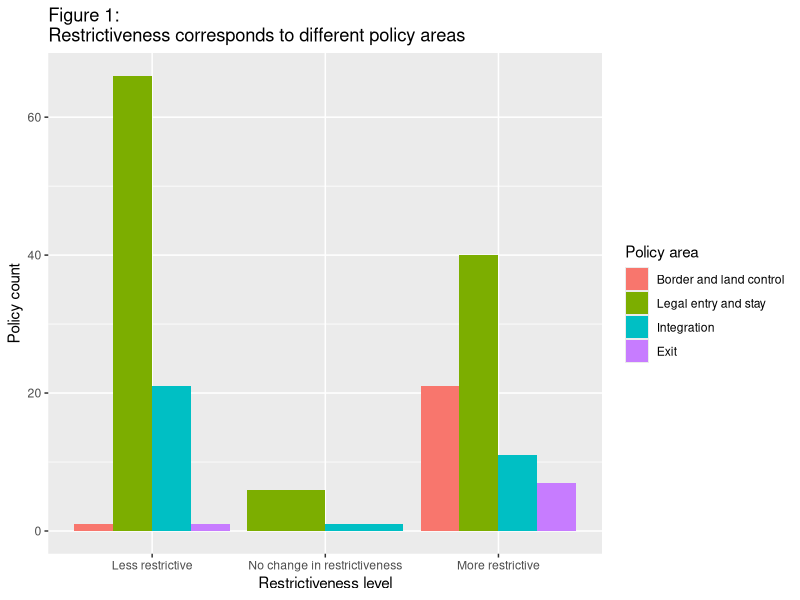

Write the R code that produced this figure. (Note: this script raises an error after producing the figure.)
## ---- chunk 1
knitr::opts_chunk$set(echo = TRUE)
library(haven) # For reading stata file
library(tidyverse) # Primarily for dplyr, ggplot, and pipe  %>% function
library(mclust) # Gaussian finite mixture models
library(kableExtra) #Table formatting
library(knitr) 

cbPalette <- c("#0072B2", "#D55E00", "#CC79A7", "#E69F00", "#56B4E9") #For ggplot
## ---- chunk 2

#Create "demig" dataframe, a dataset recording global migration policies
demig <- read_dta("demig.dta")

#Convert haven labelled values to characters
demig <- as_factor(demig, levels = c("default", "labels", "values", "both"), ordered = FALSE)

#Clean demig data for 1950-onwards US policy with assessable and applicable changes in restrictiveness
demigUS1950 <- dplyr::filter(demig, demig$country == "United States of America", year >= 1950, change_restrict != "Non applicable" & change_restrict != "Cannot be assessed"  & change_level != "Non applicable" & change_level != "Cannot be assessed")

## ---- chunk 3

#Plot restrictiveness levels , color-coded by policy area
ggplot(data = demigUS1950) +
  geom_bar(mapping = aes(x = change_restrict, fill = pol_area), position = "dodge") +
  labs(
    title = "Figure 1:\nRestrictiveness corresponds to different policy areas",
    x = "Restrictiveness level",
    y = "Policy count",
    fill = "Policy area"
  )

#Create contingency table for different levels of restrictiveness and policy area
restrictiveness_by_policy_area <- column_to_rownames(spread(tally(group_by(demigUS1950, pol_area, change_restrict)), key = change_restrict, value = n), var = "pol_area")

#Reset grouping
demigUS1950 <- ungroup(demigUS1950, pol_area)

#Fill in empty values with 0
restrictiveness_by_policy_area[is.na(restrictiveness_by_policy_area)] <- 0

kable(restrictiveness_by_policy_area, caption = "Number of policies for policy areas by change in restrictiveness")
## ---- chunk 4

#Plot restrictiveness levels, color-coded by change level
ggplot(data = demigUS1950) +
  geom_bar(mapping = aes(x = change_restrict, fill = change_level), position = "dodge") +
  scale_fill_manual(values=cbPalette) +
  labs(
    title = "Figure 2:\nRestrictiveness levels also correspond to different change levels",
    subtitle = "Twice as many mid-level less restrictive changes than mid-level more restrictive changes.",
    x = "Restrictiveness levels",
    y = "Policy count",
    fill = "Change level of policies"
  )

## ---- chunk 5

#Create truncated labels for target groups for labeling clarity
target_group_labels = rev(c("Specific categories", 
                            "Refugees, asylum seekers, other vulnerable people", 
                            "Irregular migrants", 
                            "Investors, entreprenuers, business people", 
                            "International students", 
                            "Family members of refugees", 
                            "Family members of high-skilled workers", 
                            "Family members", 
                            "Skilled/high-skilled workers", 
                            "Low-skilled workers", 
                            "All migrant workers", 
                            "All migrants", 
                            "All"))

#Plot restrictiveness for different target groups
ggplot(data = demigUS1950) +
  geom_bar(mapping = aes(x = target_group, fill = change_restrict), width = .8) +
  coord_flip() +
  scale_fill_manual(values=cbPalette) +
  labs(
    title = "Figure 3:\nDifferent target groups experience \ndifferent restrictiveness levels",
    x = "Target group",
    y = "Policy count",
    fill = "Change level of policies"
  ) +
  theme(legend.position = "bottom") +
  scale_x_discrete(labels = target_group_labels)

#Create contingency table for different levels of restrictiveness and target groups
restrictiveness_by_target_group <- column_to_rownames(spread(tally(group_by(demigUS1950, target_group, change_restrict)), key = "change_restrict", value = n), var = "target_group")

restrictiveness_by_target_group[is.na(restrictiveness_by_target_group)] <- 0

kable(restrictiveness_by_target_group, caption = "Number of policies for target group by change in restrictiveness") %>%
  column_spec(1, width = "5cm")
## ---- chunk 6

#Plot restrictiveness levels per year by policy area
ggplot(data = demigUS1950) +
  geom_bar(mapping =  aes(x =year, fill = change_restrict)) +
  facet_wrap(~ pol_area, nrow = 5) +
  theme(legend.position = "bottom") +
  scale_fill_manual(values=cbPalette) +
  labs(
    title = "Figure 4:\nRestrictiveness of policy areas through time",
    x = "Year",
    y = "Policy count",
    fill = "Restrictiveness of policy"
  )
## ---- chunk 7

#Recode change_level and change_restrict to be numeric
demigUS1950$numeric_change_restrict <- as.numeric(demigUS1950$change_restrict)
demigUS1950$numeric_change_level <- as.numeric(demigUS1950$change_level)

#Re-code restrictiveness level to be -1, 0, 1 for more, no change, and less restrictive
demigUS1950 <- dplyr::mutate(demigUS1950, numeric_change_restrict = 
                               (numeric_change_restrict - 2))

#Create keys for reference
key_change_restrict <- tibble(numeric_change_restrictive = c('Less restrictive', 'No change', 'More restrictive'), number = c(-1, 0, 1))
kable(key_change_restrict, caption = "Key for Change in Restrictiveness")

key_change_level <- tibble(numeric_change_level = c('Fine-tune', 'Minor', 'Mid-level', 'Major'), number = c(1, 2, 3, 4))
kable(key_change_level, caption = "Key for Change Level")

## ---- chunk 8

#Create new variable, magnitude score -- the product of numeric change levels and restrictiveness
demigUS1950 <- demigUS1950 %>% 
  group_by(year) %>%
  dplyr::mutate(mag_score = numeric_change_restrict * numeric_change_level)

#View demigUS1950, seeing how mag_score combines change_restrict and change_level information
kable(head(select(demigUS1950, year, mag_score, change_restrict, change_level)), caption = "Excerpt of the DEMIG data with magnitude score")

#Plot magnitude scores distribution
ggplot(data=dplyr::filter(demigUS1950)) +
  geom_bar(mapping = aes(x = mag_score)) +
  labs(
    title = "Figure 5:\nDistribution of  magnitude scores",
    x = "Magnitude score",
    y = "Number of policies"
  )
## ---- chunk 9

#Plot magnitude scores through time
ggplot(data=dplyr::filter(demigUS1950, year >=1950), mapping = aes(x = year, y = mag_score)) +
  geom_smooth() +
  geom_point(position = "jitter") +
  geom_hline(yintercept=0, linetype = 3, color = "black") +
  labs(
    title = "Figure 6:\nMagnitude scores through time, all policies",
    x = "Year",
    y = "Magnitude score",
    fill = "Policy area"
  )

## ---- chunk 10

#Exclude Exit-related policies in the new graph because there are too few of them to find meaningful results 

#Plot magnitude scores through time, categorizing by policy area
ggplot(data=dplyr::filter(demigUS1950, pol_area != "Exit"), mapping = aes(x = year, y = mag_score))+
  geom_smooth(mapping = aes(color = pol_area, fill = pol_area)) +
  geom_point(mapping = aes(color = pol_area), position = "jitter")  +
  geom_hline(yintercept=0, linetype = 3, color = "black") +
  labs(
    title = "Figure 7:\nMagnitude scores through time, by policy area",
    subtitle = "Excluding exit-related policies because there are too few of them",
    x = "Year",
    y = "Magnitude score",
    color = "Policy area",
    fill = "Policy area"
  )

#Same plot as before, but exclude integration-related policies because high variance
ggplot(data=dplyr::filter(demigUS1950, pol_area != "Exit", pol_area != "Integration"), mapping = aes(x = year, y = mag_score))+
  geom_smooth(mapping = aes(color = pol_area, fill = pol_area)) +
  geom_point(mapping = aes(color = pol_area), position = "jitter") +
  geom_hline(yintercept=0, linetype = 3, color = "black") +
  labs(
    title = "Figure 8:\nMagnitude scores through time, by policy area",
    subtitle = "Excluding integration-related policies because of high variance or few policies",
    x = "Year",
    y = "Magnitude score",
    color = "Policy area",
    fill = "Policy area"
  )
  
## ---- chunk 11

#Plot distribution of magnitude scores, separated by different target groups
ggplot(data=dplyr::filter(demigUS1950, pol_area != "Exit")) +
  geom_bar(mapping = aes(x = mag_score)) +
  facet_wrap(~ target_group, ncol = 3) +
  labs(
    title = "Figure 9:\nDistribution of magnitude scores for different target groups",
    x = "Magnitude score",
    y = "Number of policies"
  )

#Same plot as before, but examine refugees and high-skilled workers in particular
ggplot(data=dplyr::filter(demigUS1950, pol_area != "Exit", target_group == "Skilled/high-skilled workers" | target_group == "Refugees, asylum seekers and other vulnerable people" | target_group == "All migrants"))+
  geom_bar(mapping = aes(x = mag_score)) +
  facet_wrap(~ target_group, ncol = 1) +
  labs(
    title = "Figure 10:\nDistribution of magnitude scores for selected target groups",
    subtitle = "Policies for All migrants and Refugees looks to be bi-modal",
    x = "Magnitude score",
    y = "Number of policies"
  )

## ---- chunk 12

#Exclude exit-related policies because too few
demigUS1950_ref <- demigUS1950 %>%
  dplyr::filter(pol_area != "Exit", target_group == "Refugees, asylum seekers and other vulnerable people")

#Plot magnitude scores of refugee migration policy through time
ggplot(data = demigUS1950_ref, mapping = aes(x = year, y = mag_score)) +
  geom_smooth() +
  geom_point(mapping = aes(color = pol_area), position = "jitter") +
  geom_hline(yintercept = 0, linetype = 3, color = "black") +
  labs(
    title = "Figure 11:\nMagnitude scores of refugee migration policy has become more restrictive recently",
    x = "Year",
    y = "Magnitude score"
  )

#Same plot as before, disaggregate by policy area
ggplot(data = demigUS1950_ref, mapping = aes(x = year, y = mag_score)) +
  geom_smooth(mapping = aes(color = pol_area, fill= pol_area)) +
  geom_point(mapping = aes(color = pol_area), position = "jitter") +
  geom_hline(yintercept = 0, linetype = 3, color = "black") +
  labs(
    title = "Figure 12:\nMagnitude scores of refugee migration policy by policy area",
    subtitle = "Legal entry and stay look to be driving the trend of more restrictive refugee policy",
    x = "Year",
    y = "Magnitude score"
  )
## ---- chunk 13

#Create table with only the magnitude scores for refugee migration policy
refugee_mag_score <- demigUS1950 %>%
  ungroup() %>%
  dplyr::filter(target_group == "Refugees, asylum seekers and other vulnerable people") %>%
  select(mag_score)

#Run default model
mod1 = Mclust(refugee_mag_score)

#View results
summary(mod1)

#Plot BIC
plot(mod1, what = "BIC")
title("Figure 13: BIC for equal (E) and unequal (V) variance model")
## ---- chunk 14
#Run univariate, unequal variance model with 2 components
mod2 = Mclust(refugee_mag_score, G = 2)

#View results and parameters
summary(mod2,parameters=TRUE)
